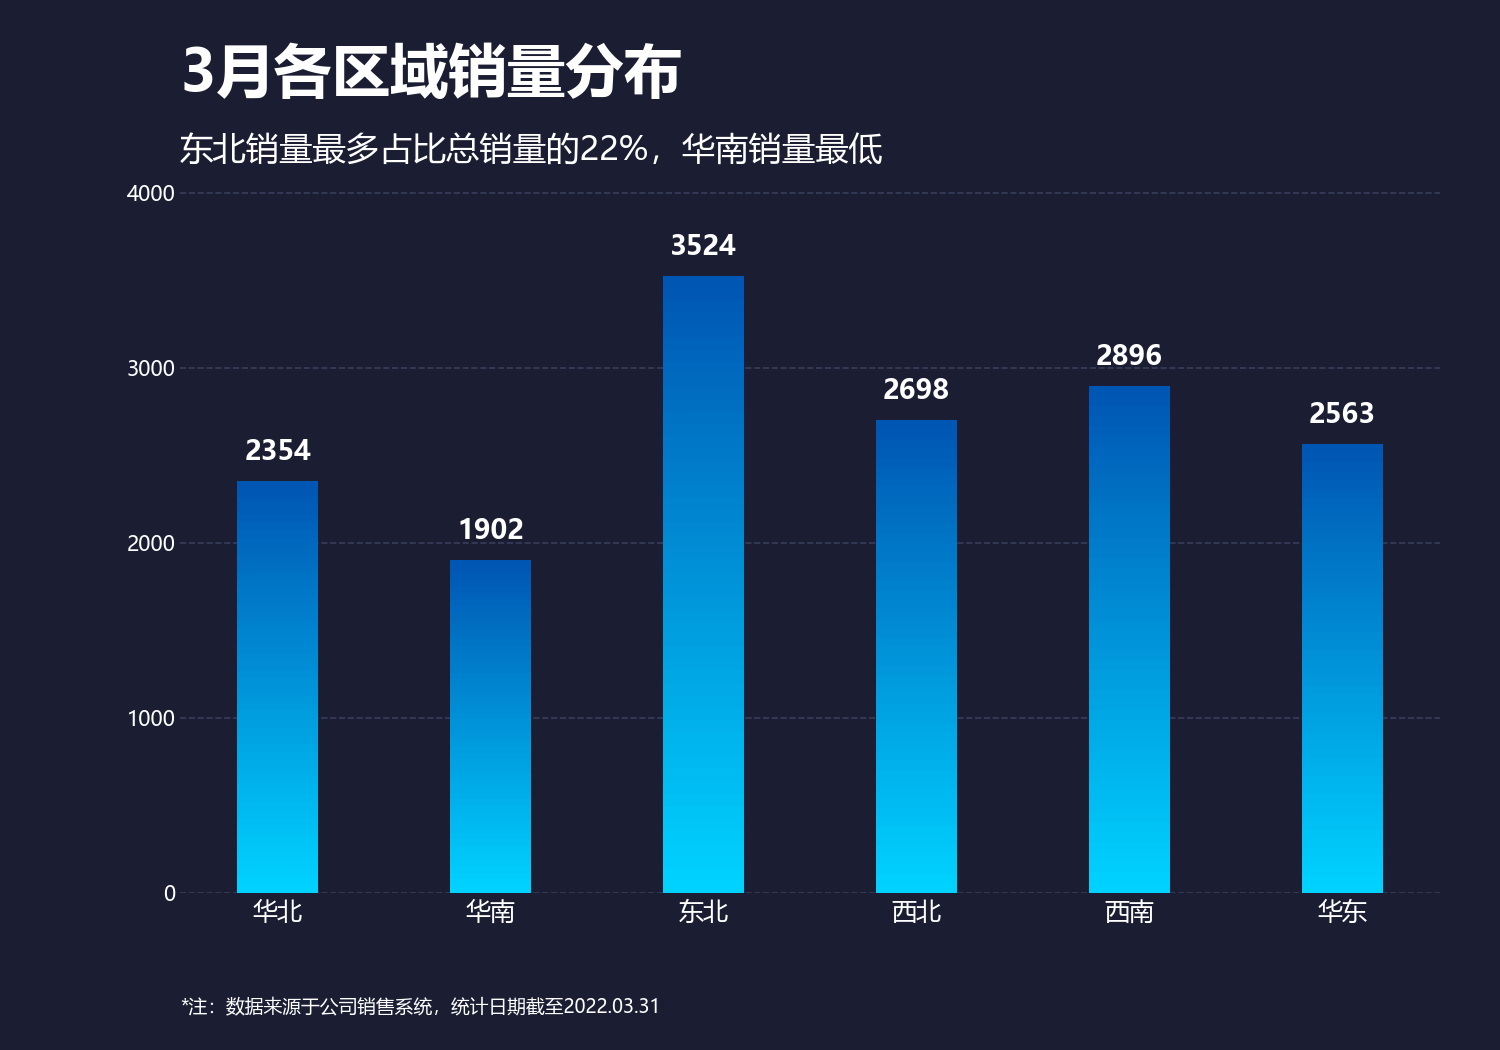

Write the Python code that produced this figure.
import matplotlib.pyplot as plt
import numpy as np
from matplotlib.colors import LinearSegmentedColormap

# 设置中文字体
plt.rcParams['font.sans-serif'] = ['Microsoft YaHei', 'SimHei', 'Arial Unicode MS']
plt.rcParams['axes.unicode_minus'] = False

# 数据准备
regions = ['华北', '华南', '东北', '西北', '西南', '华东']
sales = [2354, 1902, 3524, 2698, 2896, 2563]

# 创建画布
fig = plt.figure(figsize=(10, 7), facecolor='#1b1e33')

# 【核心修复】极致靠左布局
# left=0.12: 极度压缩左边距，让 Y 轴数字贴近画布边缘
# width=0.84: 相应增加宽度，填满右侧
ax = fig.add_axes([0.12, 0.15, 0.84, 0.70]) 
ax.set_facecolor('#1b1e33')

# 柱子宽度
bar_width = 0.38 

# 定义渐变色 (上深下浅)
colors = ['#0056B3', '#00D2FF'] 
cmap = LinearSegmentedColormap.from_list("top_dark_blue", colors, N=256)

# 【渐变实现】使用分段 bar 模拟渐变
num_segments = 50
y_segments = np.linspace(0, 1, num_segments)

for i, (region, value) in enumerate(zip(regions, sales)):
    segment_colors = cmap(y_segments[::-1]) 
    
    segment_height = value / num_segments
    for j in range(num_segments):
        y_pos = j * segment_height
        ax.bar(i, segment_height, bottom=y_pos, width=bar_width,
               color=segment_colors[j], edgecolor='none', zorder=3)

    # 添加顶部数值标签
    ax.text(i, value + 80, str(value), 
            ha='center', va='bottom', 
            color='white', fontsize=13, fontweight='bold')

# --- 样式细节 ---

# Y轴设置
ax.set_ylim(0, 4200)
ax.set_yticks([0, 1000, 2000, 3000, 4000])
# 【关键】
# 1. labelsize=10: 字号稍微改小，防止在窄边距下溢出
# 2. pad=2: 间距改极小，让数字紧贴轴线
# 3. direction='in': (可选) 让刻度线朝内，不占外部空间
ax.tick_params(axis='y', colors='#FFFFFF', labelsize=10, length=0, pad=2) 

# X轴设置
ax.set_xticks(range(len(regions)))
ax.set_xticklabels(regions, color='#FFFFFF', fontsize=12)
ax.tick_params(axis='x', length=0)

# 网格线
ax.yaxis.grid(True, linestyle='--', color='#4a5275', alpha=0.6, zorder=0)
ax.set_axisbelow(True)

# 隐藏边框
for spine in ax.spines.values():
    spine.set_visible(False)

# --- 标题左对齐 ---
# x=0.12 对应新的极左边缘
fig.text(0.12, 0.90, '3月各区域销量分布', 
         fontsize=28, fontweight='bold', color='white', ha='left', va='bottom')
         
fig.text(0.12, 0.84, '东北销量最多占比总销量的22%，华南销量最低', 
         fontsize=16, color='#FFFFFF', ha='left', va='bottom') 

# 底部注释
fig.text(0.12, 0.05, '*注：数据来源于公司销售系统，统计日期截至2022.03.31',
         fontsize=9, color='#FFFFFF', ha='left', va='top')

# 保存
plt.savefig('chart_LEFT_MOST.png', dpi=150, facecolor='#1b1e33') 
print("已生成极致靠左版图表：chart_LEFT_MOST.png")
